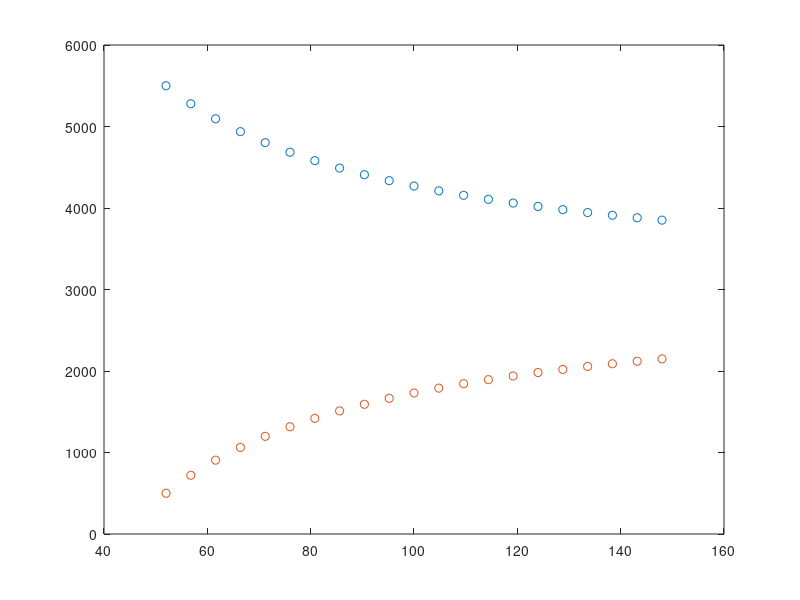
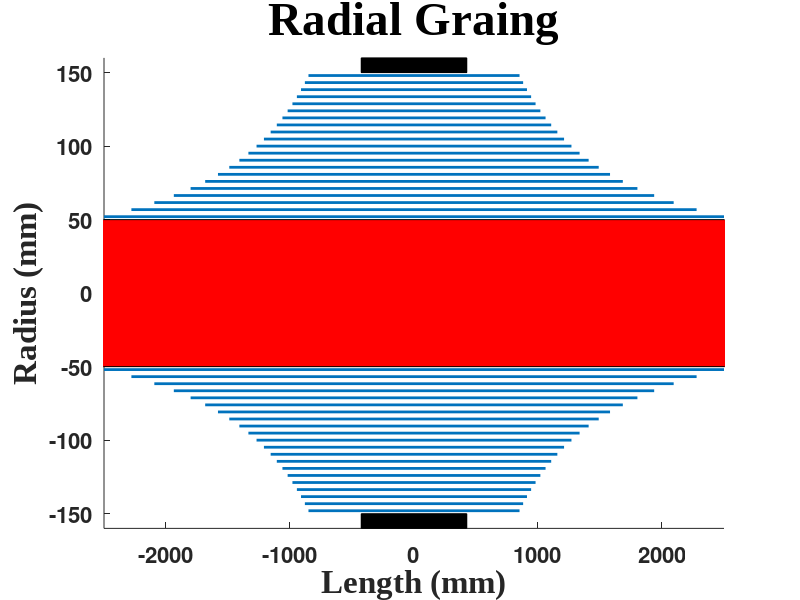
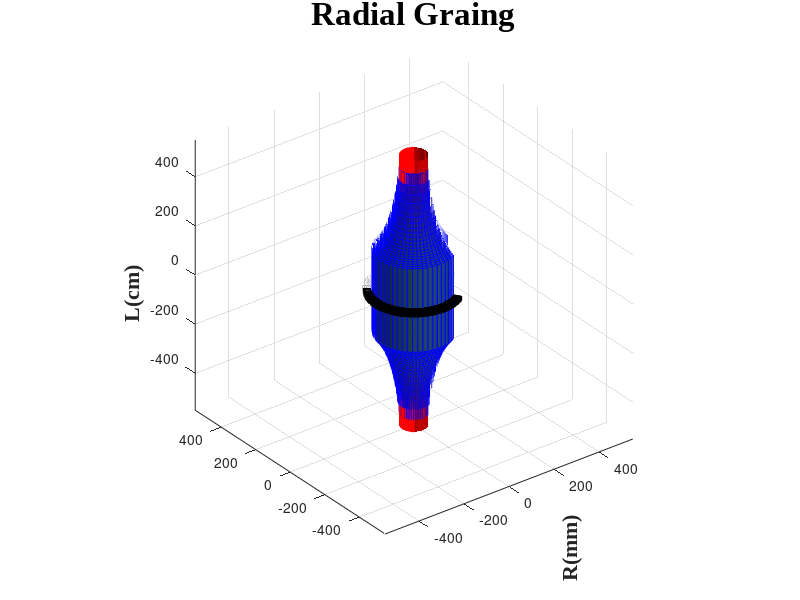

Source code (MATLAB) for these figures, in order:
%%%%%%%%%%%%%%%%%%%%%%%%%%%%%%%%%%%%%%%%%%%%%%%%%%%%%%%%%%%%%%%%%%%%%%%%%%%
% ELEC6089 High Volatage Insulation Bushing Design                        
% Radial grading calculation                                              
% Author - David Mahmoodi                                                 
% Date - 14/02/2014  
%%%%%%%%%%%%%%%%%%%%%%%%%%%%%%%%%%%%%%%%%%%%%%%%%%%%%%%%%%%%%%%%%%%%%%%%%%%
clc; close all; clear all 
%% Declareing Given Variables 
Voltage = 275000;
Inner_diameter = 100; 
Outer_diameter = 300;
First_foil_length = 5000;
N = 21;
Foil_Thickness = 0.1;
First_Gap = 2;
Last_Gap  = 2;
%% Defining new variables
Del_Voltage = Voltage/N-1; %Voltage between each foil
Del_Radius = ((Outer_diameter- Inner_diameter)-2*(First_Gap+Last_Gap))/(2*(N-1)); % Spacing between each foil
%Initialise vectors (22 for 3D plotting)
L = zeros(1,N+1); 
Radius = zeros(1,N+1);
%% Calculation
L(1)=First_foil_length; %The first foil is 5000mm and connected to the conductor, no capacitance between conductor and this foil
r0 = Inner_diameter/2; %Radius of the conductor
Radius(1)= Inner_diameter/2  + First_Gap; % Radial position of first foil = 52mm
%Calculate the radial positions of all foils
for i=2:N
    Radius(i)=Radius(i-1) + Del_Radius;
end
% Refer to Section 2.2 for an explanation of this assumption
L(2)= log(Radius(2)/Radius(1))* L(1) / log(Radius(1)/(Radius(1)-Del_Radius)) ;
%Follow the iterative formula
for i=3:N     
    L(i)= log(Radius(i-1)/Radius(i))* L(i-1) / log(Radius(i-2)/Radius(i-1));
end
%For plotting - add the outer shell
L(N+1)=L(N)-.5*L(N);
Radius(N+1)=Radius(N)+ Last_Gap;
%% Ploting
figure
plot(Radius(1:end-1),((6000+L(1:end-1))/2),'o'); hold on
plot(Radius(1:end-1),((6000-L(1:end-1))/2),'o');%axis equal

x=zeros(1,2*(N+1));
y=x; j=1;
for i=1:2:2*(N+1)
    x(i)=L(j)/2;
    x(i+1)=-L(j)/2;
    y(i)=Radius(j);
    y(i+1)=Radius(j);
    j=j+1;
end
y2=-y;
% 2D Plot
figure
axes('FontSize',16,'fontWeight','bold')
rect_H = rectangle('Position', [-1.1.*x(1),- r0, 2.2*x(1), 2*r0]); 
set(rect_H, 'FaceColor', 'r') 

for i=1:2:2*(N)
    hold on
    line(x(i:i+1), y(i:i+1), 'LineWidth',2)
    line(x(i:i+1), y2(i:i+1),'LineWidth',2)
    %axis equal
end
rect_H = rectangle('Position', [-L(N+1)/2,Outer_diameter/2, L(N+1), 10]); 
set(rect_H, 'FaceColor',[0, 0, 0])
rect_H = rectangle('Position', [-L(N+1)/2,-10-Outer_diameter/2, L(N+1), 10]); 
set(rect_H, 'FaceColor',[0, 0, 0]);
title('Radial Graing','FontName','Times New Roman','FontSize',34,'fontWeight','bold');
xlabel('Length (mm)','FontName','Times New Roman','FontSize',24,'fontWeight','bold')
ylabel('Radius (mm)','FontName','Times New Roman','FontSize',24,'fontWeight','bold')
xlim([x(2) x(1)]);ylim([y2(end)-10 y(end)+10])
% 3D Plot
K=50; scl=.1; % Z direction scalling value for plotting
p= 6*N/3+1; %adjusting the Cut in the 3D shap
figure
axes('FontSize',16,'fontWeight','bold');
R=[r0 r0];
[X,Y,Z] = cylinder(R,5*K);
Z(2, :) =( L(1)+ .1*L(1))*scl;
Z(1, :) = - Z(2, :);
surf(X,Y,Z, 'FaceColor',[1,0,0],'EdgeColor', [1,0,0]);
for i=1:N
    hold on
    R=[Radius(i) Radius(i)];
    [X,Y,Z] = cylinder(R,K);
    Z(2,:)= L(i);
    Z(1,:)= -L(i);
    X = X(:,1:p);
    Y = Y(:,1:p);
    Z = Z(:,1:p)*scl;
    testsubject = surf(X,Y,Z); 
    set(testsubject,'FaceAlpha',0.6,'EdgeColor','b')
    axis equal
end
Ground=Radius(N+1)-1;
for i=1:30
    R=[Ground+i Ground+i];
    [X,Y,Z] = cylinder(R,K);
    Z(2, :) = L(N+1)*scl;
    Z(1, :) = - Z(2, :);
    X = X(:,1:p);
    Y = Y(:,1:p);
    Z = Z(:,1:p)*scl;
    surf(X,Y,Z, 'FaceColor', [0,0,0],'EdgeColor',[0, 0, 0]);
end
camlight
lighting gouraud
title('Radial Graing','FontName','Times New Roman','FontSize',24,'fontWeight','bold');
xlabel('R(mm)','FontName','Times New Roman','FontSize',16,'fontWeight','bold','Rotation',90,'HorizontalAlignment','right')
zlabel('L(cm)','FontName','Times New Roman','FontSize',16,'fontWeight','bold','HorizontalAlignment','right')
%% Saving results to file
FID = fopen('RadialVals21.tex', 'w');
fprintf(FID, '\\begin{table}[!htb]\n');
fprintf(FID, '\\begin{center}\n');
fprintf(FID, '\\begin{tabular}{|c||cc|c||cc|}\n');
fprintf(FID, '\\toprule\n');
fprintf(FID, '\\textbf{Foil N.O} & \\textbf{Radius(mm)} & \\textbf{Length(mm)} & \\textbf{Foil N.O} & \\textbf{Radius(mm)} & \\textbf{Length(mm)}\\\\ \\toprule\n');
Max = floor((N+1)/2); L(N+1)= 00;
for i=1:Max
     fprintf(FID, '%.f & %4.2f & %4.2f & %.f & %4.2f & %4.2f \\\\\n',i,Radius(i),L(i),(i+Max),Radius(i+Max),L(i+Max));
end 
fprintf(FID, '\\bottomrule\n');
fprintf(FID, '\\end{tabular}\n');
fprintf(FID, '\\end{center}\n');
fprintf(FID, '\\caption{Radial Grading Calculations Results}\n');
fprintf(FID, '\\label{table:radialvals}\n');
fprintf(FID, '\\end{table}\n');
fclose(FID);

SID = fopen('Radial-Points-Air.txt', 'w');
for i=1:N
     fprintf(FID, '%f\t%f\t\r\n',Radius(i),3000.01+(L(i)/2));
end 
fclose(SID);
SID = fopen('Radial-Points-Oil.txt', 'w');
for i=1:N
     fprintf(FID, '%f\t%f\t\r\n',Radius(i),2999.99-(L(i)/2));
end 
fclose(SID);

